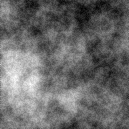

Python code for this plot:
import numpy as np
from scipy.ndimage import gaussian_filter
from PIL import Image

# Define the size of the heightmap
size = 129  # Must be a power of 2 plus 1
roughness = 0.7
smoothing_sigma = 1.0

# Create a numpy array to store the height values
heightmap = np.zeros((size, size), dtype=np.float32)

# Initialize the four corners with random values
heightmap[0, 0] = np.random.uniform(0, 1)
heightmap[0, size - 1] = np.random.uniform(0, 1)
heightmap[size - 1, 0] = np.random.uniform(0, 1)
heightmap[size - 1, size - 1] = np.random.uniform(0, 1)

# Perform the Diamond-Square algorithm
step = size - 1
scale = 1.0
while step > 1:
    half = step // 2

    # Diamond step
    for y in range(half, size - 1, step):
        for x in range(half, size - 1, step):
            average = (heightmap[y - half, x - half] +
                       heightmap[y - half, x + half] +
                       heightmap[y + half, x - half] +
                       heightmap[y + half, x + half]) / 4.0
            heightmap[y, x] = average + np.random.uniform(-roughness, roughness) * scale

    # Square step
    for y in range(0, size, half):
        for x in range((y + half) % step, size, step):
            average = (heightmap[(y - half) % size, x] +
                       heightmap[(y + half) % size, x] +
                       heightmap[y, (x - half) % size] +
                       heightmap[y, (x + half) % size]) / 4.0
            heightmap[y, x] = average + np.random.uniform(-roughness, roughness) * scale

    step //= 2
    scale *= roughness

# Normalize the height values to the range [0, 1]
heightmap = (heightmap - np.min(heightmap)) / (np.max(heightmap) - np.min(heightmap))

# Smooth the heightmap using a Gaussian filter
smoothed_heightmap = gaussian_filter(heightmap, sigma=smoothing_sigma)

# Convert the smoothed heightmap to a grayscale image
image = Image.fromarray((smoothed_heightmap * 255).astype(np.uint8), mode="L")

# Save the image as a heightmap file
image.save("../textures/heightmap.png")